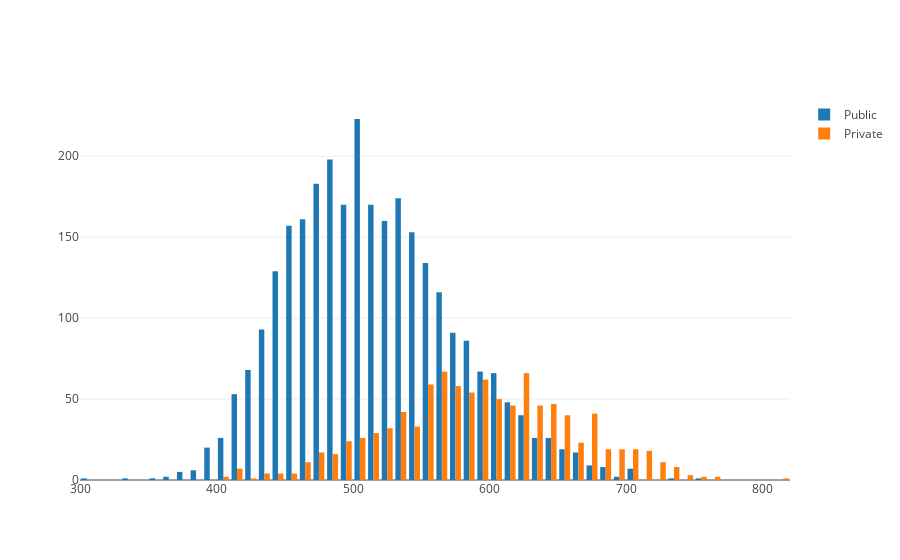

Notebook code for this chart:
### Code cell
data_public = go.Histogram(x = np.array(data_s.Mean_notes[data_s.TP_ESCOLA == 2]), name= 'Public')
data_private = go.Histogram(x =np.array(data_s.Mean_notes[data_s.TP_ESCOLA == 3]), name= 'Private')
#layout = go.Layout(title = 'Math x Essay', xaxis=dict(title = 'Math notes'), yaxis=dict(title = 'Essay notes'))
#fig = go.Figure(data = data1, layout=layout)
data2 = [data_public, data_private]
py.offline.iplot(data2, filename = 'first histogram')

### Figure 1 — Plotly figure (JSON) as saved in the notebook; plotly's stock layout.template omitted (floating-point values rounded to 4 significant figures; data arrays with more than 128 entries replaced by an {"elided": "..."} marker saying what was removed)
{"data": [{"name": "Public", "type": "histogram", "uid": "ccc7c327-99d1-40ae-b615-9c839cb7955b", "x": {"elided": "2918 float values"}}, {"name": "Private", "type": "histogram", "uid": "1875e727-8e1a-4a1b-82ad-b23d463f3111", "x": {"elided": "1013 float values"}}], "layout": {}}
